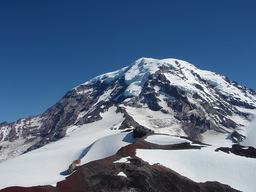
#> input picture Fast/set1-1.png, 256 x 192 px, shrunk from 517 x 388 before the run
$ python Test_detector.py
#> lines starting #> are read from the running program, lines starting #| are printed output that depends on the picture; after the words box and inside, x2 and y2 are one past the last pixel; in counts of white or black regions, pixels touching at a corner belong together
### Fast/Fast_detector.py
import numpy as np
import scipy as sp
import scipy.signal as sg
import matplotlib.pyplot as plt
import imageio as imio
import ShowCorners as sc

def Fast_detector(Im):
# [5 lines of commented-out code are left out]

    size_r= Im.shape[0];
    size_c= Im.shape[1];
##    Threeshold ou seuil
##    Plus ce seuil augmente plus on diminue le nombre de coins détecter.
    Thresh = 100;
    cornersR=[];
    cornersC=[];
    n=9; # n=9 best repeatability result
    Allcorner=np.zeros((size_r,size_c));

##    Allcorner : initialisation d'un tableau à zéro qui reçoit des 1 quand on
##    détecte un coin
##
##                  15 0 1
##               14        2
##             13            3
##             12      X     4
##             11            5
##               10        6
##                  9 8 7
##

    for i in range(4,size_r-3):    # 4 pour éviter les effets de bord
        for j in range(4,size_c-3):
            point=[Im[i-3][j],Im[i-3][j+1],Im[i-2][j+2],Im[i-1][j+3],Im[i][j+3],Im[i+1][j+3],Im[i+2][j+2],Im[i+3][j+1],Im[i+3][j],Im[i+3][j-1],Im[i+2][j-2],Im[i+1][j-3],Im[i][j-3], Im[i-1][j-3], Im[i-2][j-2], Im[i-3][j-1]];
                 #vérification pixel 1 et9
            if (point[0]>(Im[i][j]-Thresh) and point[0] <(Im[i][j]+ Thresh) and point[8]>(Im[i][j]-Thresh) and point[8]<(Im[i][j]+ Thresh)):
                a=1;

            else:

                ##  vérification pixel 5 et 13
                if (point[4]>(Im[i][j]-Thresh) and point[4]<(Im[i][j]+Thresh) and point[12]>(Im[i][j]-Thresh) and point[12]<(Im[i][j]+Thresh) ):
                    a=1;
                else:
                    dark=0;
                    ligth=0;
                    for k in range(0,4): #0 1 2 3
                        if ( point[4*k]>(Im[i][j]+Thresh) ):
                            ligth=ligth+1;
                        elif point[4*k]<(Im[i][j]-Thresh):
                            dark=dark+1;
##                    print(dark,ligth)
                    if (dark >=3 or ligth >=3):
                        #print("d or l")
                        countD=0;
                        countL=0;
                        point = point+point[0:9]

                        for c in range(0,len(point)):
                            if point[c]>=(Im[i][j]+Thresh) :
                                    countL=countL+1;
                                    countD = 0;
                            elif point[c]<=(Im[i][j]-Thresh):
                                    countD=countD+1;
                                    countL = 0;
                            else:
                                countD=0;
                                countL=0;
                            #print(countD,countL,n)
                            if (countD>=n or countL>=n):
##                                print(countD,countL)
##                                print(point)
                                cornersR.append(i);
                                cornersC.append(j);
                                Allcorner[i][j]=1;
                                #print("corner detect")
                                break; ## evite les points multiple


##
##    Mask:         1  2  3
##                  8  p  4
##                  7  6  5
##     [Im(i-1,j-1) Im(i-1,j) Im(i-1,j+1) Im(i,j+1) Im(i+1,j+1) Im(i+1,j) Im(i+1,j-1) Im(i,j-1)]
##     All=[cornersR;cornersC];

##
##    élimination des non maximaux
##

    Threshtmp=Thresh;
    for i in range(0,size_r):
        for j in range(0,size_c):
            if Allcorner[i][j]!=0:
##                print(Thresh,Threshtmp)
                Thresh=Threshtmp;

                # masqueAll : masque 3x3 autour de chaque potentiel coin
                maskAll=[Allcorner[i-1][j-1],Allcorner[i-1][j],Allcorner[i-1][j+1],Allcorner[i][j+1],Allcorner[i+1][j+1],Allcorner[i+1][j],Allcorner[i+1][j-1],Allcorner[i][j-1]];
                if sum(maskAll)>0: # on somme les valeurs autour du masque et on passe dans la boucle
                                     # seulement si il y'a des voisins.
                    #mask=[Im(i-1,j-1) Im(i-1,j) Im(i-1,j+1) Im(i,j+1) Im(i+1,j+1) Im(i+1,j) Im(i+1,j-1) Im(i,j-1)];
                    #mask2 est un masque qui correspond en fait au cercle de
                    #16 pixel
                    mask2=[Im[i-3][j],Im[i-3][j+1],Im[i-2][j+2],Im[i-1][j+3],Im[i][j+3],Im[i+1][j+3],Im[i+2][j+2],Im[i+3][j+1],Im[i+3][j],Im[i+3][j-1],Im[i+2][j-2],Im[i+1][j-3],Im[i][j-3],Im[i-1][j-3],Im[i-2][j-2],Im[i-3][j-1]];
                    Vmin=sum(abs((mask2)-Im[i][j]));
                    Vtot=[[],[],[]];
                    V=0;
                    while sum(maskAll)>0 and Vmin>0: #% si il y'a plusieur candidat en tant que coins
                       for ii in range(i-1,i+2): # i-1 i i+1
                           for jj in range(j-1,j+2): #%% parcours du masque 3x3
                               if Allcorner[ii][jj]!=0 and (ii!=i or jj!=j):

                                   mask2=[Im[ii-3][jj],Im[ii-3][jj+1],Im[ii-2][jj+2],Im[ii-1][jj+3],Im[ii][jj+3],Im[ii+1][jj+3],Im[ii+2][jj+2],Im[ii+3][jj+1],Im[ii+3][jj],Im[ii+3][jj-1],Im[ii+2][jj-2],Im[ii+1][jj-3],Im[ii][jj-3],Im[ii-1][jj-3],Im[ii-2][jj-2],Im[ii-3][jj-1]];
                                   # pour chaque point on test le critère
                                   for kk in range(0,16):

                                        if ( mask2[kk]-Im[ii][jj] )>Thresh:
                                            #%V=sum(abs((mask2)-Im(ii,jj)));
                                            V= V+mask2[kk]-Im[ii][jj];
                                        elif ( Im[ii][jj] - mask2[kk])>Thresh:
                                            V= V+Im[ii][jj]-mask2[kk];

                                        # somme des différence du masque au point p du centre
                                   Vtot[0].append(V);
                                   Vtot[1].append(ii);
                                   Vtot[2].append(jj);
                                   V=0;

                       val=min(Vtot[1]);
                       idx = Vtot[1].index(min(Vtot[1]))
                       im=Vtot[1][idx];
                       jm=Vtot[2][idx];
                       Allcorner[im][jm]=0;
                       # On réafecte le mask 3x3 avec les valeurs supprimés
                       maskAll=[Allcorner[i-1][j-1],Allcorner[i-1][j],Allcorner[i-1][j+1],Allcorner[i][j+1],Allcorner[i+1][j+1],Allcorner[i+1][j],Allcorner[i+1][j-1],Allcorner[i][j-1]];
                       # On augmente le seuil avec la valeur Vmin pour
                       # pouvoir éliminer petit à petit les non-maximaux
                       Thresh=Thresh+Vmin;
                       Vtot=[[],[],[]];

##    print(Allcorner)
    findone= np.where(Allcorner == 1);
    idr= findone[0]
    idc= findone[1]


##    return(cornersR,cornersC)
    return(idr,idc,cornersR,cornersC)

### Fast/Appariement.py
import numpy as np
import scipy as sp
import scipy.signal as sg
import matplotlib.pyplot as plt
import Fast_detector as Fd
import ShowCorners as sc
import imageio as imio

def Appariement(Im1,Im2):

##    # Show corners
##    Fast1 = sc.ShowCorners(idr1,idc1,Im1);
##    Fast2 = sc.ShowCorners(idr2,idc2,Im2);
    #Find match

    # Passage Im1 vers Im2
    posr1,posc1,bestr,bestc = match(Im1,Im2)
    # Passage Im2 vers Im1
    posr2,posc2,bestr2,bestc2 = match(Im2,Im1)

    idr_app1 = []
    idc_app1 = []
    idr_app2 = []
    idc_app2 = []

    for i in range(0,len(posr1)):
        for j in range(0,len(posr2)):
            if posr1[i]== bestr2[j] and posc1[i]== bestc2[j] and bestr[i]== posr2[j] and bestc[i]== posc2[j]:
                   idr_app1.append(posr1[i])
                   idc_app1.append(posc1[i])
                   idr_app2.append(bestr[i])
                   idc_app2.append(bestc[i])

    showMatches(Im1,Im2,posr1,posc1,bestr,bestc)
    showMatches(Im2,Im1,posr2,posc2,bestr2,bestc2)
    showMatches(Im1,Im2,idr_app1,idc_app1,idr_app2,idc_app2)
    print(len(posr1),len(posr2),len(idr_app1))

    return idr_app1,idc_app1,idr_app2,idc_app2

def match(Im1,Im2):
    # Détection des coins
    idr1,idc1,cornersR1,cornersC1=Fd.Fast_detector(Im1)
    idr2,idc2,cornersR2,cornersC2=Fd.Fast_detector(Im2)
    plt.figure()
    plt.subplot(1,2,1)
    plt.imshow(sc.ShowCorners(idr1,idc1,Im1))
    plt.subplot(1,2,2)
    plt.imshow(sc.ShowCorners(idr2,idc2,Im2))

    size_r1= Im1.shape[0];
    size_c1= Im1.shape[1];
    size_r2= Im2.shape[0];
    size_c2= Im2.shape[1];
    bestr=[];
    bestc=[];
    posr1=[];
    posc1=[];
    N=2

    for i in range(0,len(idr1)):
        allZMSSD=[]
        row1=idr1[i]
        col1=idc1[i]
        if row1>N and col1>N and row1< size_r1-N and col1< size_c1-N:
            # test des effets de bords
            mask1=[]
            #mask1=[Im1(row1,col1) Im1(row1-1,col1-1) Im1(row1-1,col1) Im1(row1-1,col1+1) Im1(row1,col1+1) Im1(row1+1,col1+1) Im1(row1+1,col1) Im1(row1+1,col1-1) Im1(row1,col1-1)];
            for ii in range(-N,N+1):
                  for jj in range(-N,N+1):
                     mask1.append(Im1[row1+ii][col1+jj])

            mu1=np.mean(mask1)

            for j in range(0,len(idr2)):

                row2=idr2[j];
                col2=idc2[j];
                if row2>N and col2>N and row2< size_r2-N and col2< size_c2-N:
                    mask2=[];
                    for ii in range(-N,N+1):
                        for jj in range(-N,N+1):
                            mask2.append( Im2[row2+ii][col2+jj] )

                  #mask2=[Im2(row2,col2) Im2(row2-1,col2-1) Im2(row2-1,col2) Im2(row2-1,col2+1) Im2(row2,col2+1) Im2(row2+1,col2+1) Im2(row2+1,col2) Im2(row2+1,col2-1) Im2(row2,col2-1)];
                    mu2=np.mean(mask2)
        #         zero-mean-sum of squared distance -> ZMSSD
                    ZMSSD=sum( ((mask2-mu2)-(mask1-mu1))**2 )

                  #ZMSSD1=[ZMSSD1 [ZMSSD;double(Im1(row1,col1));double(Im2(row2,col2))]];
                    allZMSSD.append(ZMSSD)

            if min(allZMSSD)<10000:
                idx = allZMSSD.index(min(allZMSSD))
                posr1.append(row1)
                posc1.append(col1)
                bestr.append(idr2[idx])
                bestc.append(idc2[idx])
    return (posr1,posc1,bestr,bestc)

def showMatches(Im1,Im2,posr1,posc1,posr2,posc2):
    size_r1= Im1.shape[0]
    size_c1= Im1.shape[1]
    size_r2= Im2.shape[0]
    size_c2= Im2.shape[1]

    #Concatenation
    imAp=np.concatenate([Im1,Im2],axis=1)
    posc2loc = np.array(posc2) + size_c1
    plt.figure()
    plt.title('Im_match')
##    plt.plot([posc1[0],posc2loc[0]],[posr1[0],posr2[0]], 'ro-')
    for i in range(0,len(posr1)):
        plt.plot([posc1[i],posc2loc[i]],[posr1[i],posr2[i]], 'ro-')
    plt.gray()
    plt.imshow(imAp)

### Fast/ShowCorners.py
import numpy as np
import scipy as sp
import scipy.signal as sg
import matplotlib.pyplot as plt
import imageio as imio
import ShowCorners as sc
## posr & posc == list des coordonnée des pixels coin ex:[100,105,145] [88,99,156]
# Donc de même taille

def ShowCorners(posr, posc, im):

    if len(im.shape)==3:
        print("Must be a gray image - colored given")
        return

    imResult =  np.stack( (im,)*3, axis=-1)

    for i in range(0,len(posr)):
        r = posr[i];
##        print(r)
        c = posc[i];
##        print(c)
        for j in range(r-1,r+2):
            imResult[j][c][0]=255
            imResult[j][c][1]=0
            imResult[j][c][2]=0
        for j in range(c-1,c+2):
            imResult[r][j][0]=255
            imResult[r][j][1]=0
            imResult[r][j][2]=0
    return imResult.astype(np.uint8)

# [12 lines of commented-out code are left out]

### Fast/Homographie.py
import numpy as np
import scipy as sp
import scipy.signal as sg
import matplotlib.pyplot as plt
import imageio as imio
import ShowCorners as sc
import Fast_detector as Fd
import Appariement as app
from numpy.linalg import inv


# nearest neighbors interpolation
def nearest_neighbors(i, j, M, T_inv,h,minX,minY):
    ##w = i*h[6] + j*h[7] + h[8]
    x_max, y_max = M.shape[0] - 1, M.shape[1] - 1
    xw, yw, zw = T_inv @ np.array([i,j,1])
   ## print(zw)
    x = xw/zw
    y = yw/zw

    if np.floor(x) == x and np.floor(y) == y:
        x, y = int(x), int(y)
        return M[x, y]
    if np.abs(np.floor(x) - x) < np.abs(np.ceil(x) - x):
        x = int(np.floor(x))
    else:
        x = int(np.ceil(x))
    if np.abs(np.floor(y) - y) < np.abs(np.ceil(y) - y):
        y = int(np.floor(y))
    else:
        y = int(np.ceil(y))
    if x > x_max or y > y_max or x < 0 or y < 0:
        return 0.0

    return M[x, y]


# [4 lines of commented-out code are left out]

def Homographie(idr,idc,idr2,idc2,colored_image,colored_image2):

    n1 =0
    n2 =4
    X1 = idr[n1:n2]
    print(X1)
    Y1 = idc[n1:n2]
    X2 = idr2[n1:n2]
    Y2 = idc2[n1:n2]
    #colored_image = imio.imread('set1-1.png')
    gray_image = np.sum(colored_image*[0.2989, 0.5870 ,0.1140,0],axis=-1)

    #colored_image2 = imio.imread('set1-2.png')
    gray_image2 = np.sum(colored_image2*[0.2989, 0.5870 ,0.1140,0],axis=-1)

    MatA= np.array([[X1[0],Y1[0],1,0,0,0,-X2[0]*X1[0],-X2[0]*Y1[0]],
                   [0,0,0 ,X1[0],Y1[0],1,-Y2[0]*X1[0],-Y2[0]*Y1[0]],
                   [X1[1],Y1[1],1,0,0,0,-X2[1]*X1[1],-X2[1]*Y1[1]],
                   [0,0,0 ,X1[1],Y1[1],1,-Y2[1]*X1[1],-Y2[1]*Y1[1]],
                   [X1[2],Y1[2],1,0,0,0,-X2[2]*X1[2],-X2[2]*Y1[2]],
                   [0,0,0 ,X1[2],Y1[2],1,-Y2[2]*X1[2],-Y2[2]*Y1[2]],
                   [X1[3],Y1[3],1,0,0,0,-X2[3]*X1[3],-X2[3]*Y1[3]],
                   [0,0,0 ,X1[3],Y1[3],1,-Y2[3]*X1[3],-Y2[3]*Y1[3]]])

    U, D, Vt = np.linalg.svd(MatA,full_matrices=True)
    b = [X2[0],Y2[0],X2[1],Y2[1],X2[2],Y2[2],X2[3],Y2[3]]
    bprim= np.dot(U.transpose(),b)

    y = np.divide(bprim,D)
    h = np.dot(Vt.transpose(),y)

    h = np.append(h,1)
    print("h: \n",h)
    H = h.reshape(3,3)

    print("H:\n", H)

    newimage = gray_image;
    row = gray_image.shape[0]
    col = gray_image.shape[1]


    #x'= h00x+h01y+h02 / h20x+h21y+h22
    #y'= h10x+h11y+h12 / h20x+h21y+h22
    zerosMat  = np.zeros((row,col))
    print(zerosMat.shape)
    print(gray_image.shape)
    findpos = np.where(zerosMat == 0);
    idr= findpos[0]
    print(idr)
    idc= findpos[1]
    print(h)
    for i  in range(0,len(idr)):
        xprim= (h[0]*idr[i]  +  h[1]*idc[i]  + h[2] ) / (h[6]*idr[i]   +  h[7]*idc[i]   + h[8] )
        yprim= (h[3]*idr[i]  +  h[4]*idc[i]  + h[5] ) / (h[6]*idr[i]   +  h[7]*idc[i]   + h[8] )
        idr[i] = xprim
        idc[i] = yprim


    print("max idr: ",np.max(idr))
    print("min idr: ",np.min(idr))
    print("max idc: ",np.max(idc))
    print("min idc: ",np.min(idc))

    nbx = np.abs(np.maximum(np.max(idr),row))+np.abs(np.minimum(np.min(idr),0))
    nby = np.abs(np.maximum(np.max(idc),col))+np.abs(np.minimum(np.min(idc),0))

    #nbx = np.maximum(np.abs(np.max(idr)),np.abs(row-np.min(idr)))
    #nby = np.maximum(np.abs(np.max(idc)),np.abs(col-np.min(idc)))

    print("nbx= ",nbx)
    print("nby= ",nby)
    newShape = np.zeros((nbx,nby))
    img_T = np.zeros((nbx,nby))

    duplicateMat = np.zeros((nbx,nby))
    minY = np.abs(np.minimum(np.min(idc),0))
    minY_1 = int(np.minimum(np.min(idc),0))
    maxY = np.abs(np.maximum(np.max(idc),col))
    minX = np.abs(np.minimum(np.min(idr),0))
    minX_1 = int(np.minimum(np.min(idr),0))
    maxX = np.abs(np.maximum(np.max(idr),row))

    if(np.min(idr)< 0):
        idr = idr + minX -1
    else:
        idr = idr + minX
    if(np.min(idc)< 0):
        idc = idc + minY -1
    else:
        idc = idc + minY
    print(len(idr))

    row2 = gray_image2.shape[0]
    col2 = gray_image2.shape[1]
    for i  in range(0,row2):
        for j in range(0,col2):
            #print(i*col2+j)
            newShape[idr[i*col2+j]][idc[i*col2+j]] =   gray_image[i][j]
            img_T[idr[i*col2+j]][idc[i*col2+j]] = gray_image[i][j]
    for i  in range(0,row):
        for j in range(0,col):
            newShape[i+minX][j+minY] = gray_image2[i][j]

    ##Backward Transform
    T = np.array(H)
    T_inv = np.linalg.inv(T)
    print("H :\n",H)
    print("H_inv :\n",T_inv)
    img_nn = np.empty((img_T.shape[0], img_T.shape[1], 4), dtype=np.uint8)
    for i, row in enumerate(img_T):
        for j, col in enumerate(row):
            img_nn[i, j, :] = nearest_neighbors(i+minX_1, j+minY_1, colored_image, T_inv,h,minX,minY)

    for i, row in enumerate(gray_image2):
        for j, col in enumerate(row):
            img_nn[i-minX_1, j-minY_1, :] = colored_image2[i][j]


    plt.figure(figsize=(5, 5))
    plt.imshow(img_nn)


    plt.figure()
    plt.gray()
    plt.imshow(img_T)
    plt.figure()
    plt.gray()

    plt.subplot(2,2,3)
    plt.imshow(newShape)
    plt.subplot(2,2,4)
    plt.imshow(img_nn)
    plt.subplot(2,2,1)
    plt.imshow(gray_image)
    plt.subplot(2,2,2)
    plt.imshow(gray_image2)

    #plt.show()

    return img_nn

### Fast/Test_detector.py
import numpy as np
import scipy as sp
import scipy.signal as sg
import matplotlib.pyplot as plt
import imageio as imio
import ShowCorners as sc
import Fast_detector as Fd
import Appariement as app
import Homographie as Hmg

##Test ShowCorners
colored_image = imio.imread('set1-1.png')
#> colored_image is the input picture: shape (192, 256, 4); mean R, G, B, A 88.8, 109.3, 135.7, 255
gray_image = np.sum(colored_image*[0.2989, 0.5870 ,0.1140,0],axis=-1)
colored_image2 = imio.imread('set1-2.png')
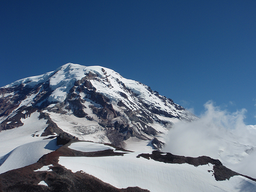
#> input picture Fast/set1-2.png, 256 x 192 px, shrunk from 517 x 388 before the run
#> colored_image2 is the input picture: shape (192, 256, 4); mean R, G, B, A 86, 107.9, 134.4, 255
gray_image2 = np.sum(colored_image2*[0.2989, 0.5870 ,0.1140,0],axis=-1)

# [19 lines of commented-out code are left out]

print(colored_image.shape)
#| (192, 256, 4)
##print(np.where(gray_image>0))

idr_app1,idc_app1,idr_app2,idc_app2 = app.Appariement(gray_image,gray_image2)
#> after the loop in Fast_detector, `for i in range(4,size_r-3):`:
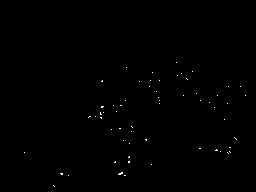
#> Allcorner: shape (192, 256) float64; values 0 (black) and 1 (white), 0.22% white in thin lines or dots, all inside (x1, y1, x2, y2) = (24, 62, 246, 187)
#> after the loop in Fast_detector, `for i in range(4,size_r-3):`: cornersC = 110 values, max 245 at index 21, min 24 at index 76, mean 143.6; cornersR = 110 values from 62 to 186
#> after the loop in Fast_detector, `for i in range(0,size_r):`: V = 0; Vmin = 1860.8; Vtot = [[], [], []]; idx = 0; im = 186; jm = 54; mask2 = [194.9, 209.4, 129.8, 34.93, 40.21, 46.64, 47.84, 50.3, 48.89, 52.02, 55.6, 56.71, 48.66, 137, 212.2, 190.5]; val = 186
#> in Fast_detector, `findone= np.where(Allcorner == 1);`: findone = 66 positions, rows 62 to 185, columns 24 to 245
#> in Fast_detector, `idr= findone[0]`: idr = 66 values from 62 to 185
#> in Fast_detector, `idc= findone[1]`: idc = 66 values, max 245 at index 18, min 24 at index 53, mean 151.5
#> in match, `idr1,idc1,cornersR1,cornersC1=Fd.Fast_detector(Im1)`: idr1 = 66 values from 62 to 185; idc1 has the same summary as idc in Fast_detector; cornersR1 = 110 values from 62 to 186; cornersC1 has the same summary as cornersC in Fast_detector
#> in match, `idr2,idc2,cornersR2,cornersC2=Fd.Fast_detector(Im2)`: idr2 = 67 values from 70 to 184; idc2 = 67 values, max 209 at index 55, min 8 at index 36, mean 88.73; cornersR2 = 100 values from 70 to 185; cornersC2 = 100 values, max 210 at index 77, min 8 at index 46, mean 86.3
#> the loop in ShowCorners, `for i in range(0,len(posr)):` made 66 passes
#> (r, c) on passes 1 to 8: (62, 176), (67, 126), (71, 192), (72, 152), (73, 181), (75, 177), (78, 186), (80, 102)
#> after the loop in ShowCorners, `for i in range(0,len(posr)):`:
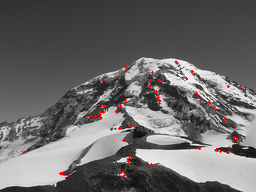
#> imResult: shape (192, 256, 3) float64; mean of channels 0, 1, 2 106.9, 105.3, 105.3; drawn as R, G, B
#> the loop in ShowCorners (call 2), `for i in range(0,len(posr)):` made 67 passes
#> (r, c) on passes 1 to 8: (70, 102), (73, 94), (75, 103), (79, 117), (84, 80), (85, 24), (85, 107), (86, 112)
#> after the loop in ShowCorners (call 2), `for i in range(0,len(posr)):`:
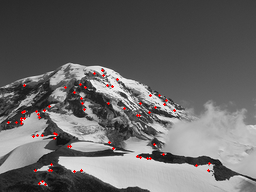
#> imResult: shape (192, 256, 3) float64; mean of channels 0, 1, 2 105.1, 103.4, 103.4; drawn as R, G, B
#> the loop in match, `for i in range(0,len(idr1)):` made 66 passes
#> (row1, col1, mu1, idx) on passes 3, 23, 31, 32, 33, 34, 35, 36: (71, 192, 167.6, 3), (100, 200, 125.9, 21), (107, 214, 124, 30), (111, 116, 117.9, 32), (112, 100, 115.4, 33), (112, 103, 148.7, 34), (114, 100, 146.4, 35), (116, 89, 92.18, 36)
#> after the loop in match, `for i in range(0,len(idr1)):`: bestc = [117, 124, 137, 39, 21, 24, 21, 8, 21, 54, 147, 51, 42, 45]; bestr = [79, 108, 115, 117, 118, 118, 120, 122, 123, 138, 158, 164, 181, 184]; posc1 = [192, 200, 214, 116, 100, 103, 100, 89, 100, 131, 227, 129, 121, 124]; posr1 = [71, 100, 107, 111, 112, 112, 114, 116, 117, 131, 152, 156, 172, 175]
#> the loop in match (call 2), `for i in range(0,len(idr1)):` made 67 passes
#> the loop in Appariement, `for i in range(0,len(posr1)):` made 14 passes
#> the loop in showMatches, `for i in range(0,len(posr1)):` made 14 passes
#> the loop in showMatches (call 2), `for i in range(0,len(posr1)):` made 14 passes
#| 14 14 14
print(len(idr_app1), "  " , len(idc_app2))
#| 14    14
#print(idr_app1,idc_app1)
# si app(im1,im2) -> hmg(idr1,idc1,idr2,idc2,colimg1,colimg2)
# si app(im2,im1) -> hmg(idr2,idc2,idr1,idc1,colimg1,colimg2)
img_homographie = Hmg.Homographie(idr_app1,idc_app1,idr_app2,idc_app2,colored_image,colored_image2)
#| [71, 100, 107, 111]
#| h:
#|  [ 1.33446960e+00  1.27416801e-01 -2.13281127e+01  8.21856198e-02
#|   1.32974969e+00 -1.16180781e+02  9.64087730e-04  8.88428693e-04
#|   1.00000000e+00]
#| H:
#|  [[ 1.33446960e+00  1.27416801e-01 -2.13281127e+01]
#|  [ 8.21856198e-02  1.32974969e+00 -1.16180781e+02]
#|  [ 9.64087730e-04  8.88428693e-04  1.00000000e+00]]
#| (192, 256)
#| (192, 256)
#> (printed output is left out)
#| [ 1.33446960e+00  1.27416801e-01 -2.13281127e+01  8.21856198e-02
#|   1.32974969e+00 -1.16180781e+02  9.64087730e-04  8.88428693e-04
#|   1.00000000e+00]
#| max idr:  197
#| min idr:  -21
#| max idc:  181
#| min idc:  -116
#| nbx=  218
#| nby=  372
#| 49152
#> after the loop in Homographie, `for i  in range(0,row):`:
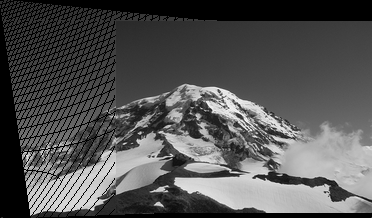
#> newShape: shape (218, 372) float64; min 0, max 254.4, mean 83.2
#| H :
#|  [[ 1.33446960e+00  1.27416801e-01 -2.13281127e+01]
#|  [ 8.21856198e-02  1.32974969e+00 -1.16180781e+02]
#|  [ 9.64087730e-04  8.88428693e-04  1.00000000e+00]]
#| H_inv :
#|  [[ 7.48953419e-01 -7.64991232e-02  7.08603509e+00]
#|  [-1.01497257e-01  7.08219343e-01  8.01167313e+01]
#|  [-6.31883727e-04 -5.55450519e-04  9.21990438e-01]]
#> after the loop in Homographie, `for i, row in enumerate(gray_image2):`:
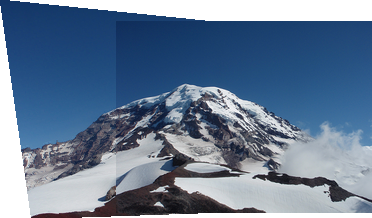
#> img_nn: shape (218, 372, 4); mean R, G, B, A 71.6, 92.4, 118, 223.4; transparent parts drawn white


# [9 lines of commented-out code are left out]
idr,idc,cornersR,cornersC=Fd.Fast_detector(gray_image)
##
plt.figure(figsize = (5,5))
plt.gray()
plt.subplot(1,2,1);
Fast = sc.ShowCorners(cornersR,cornersC,gray_image);
print(len(cornersR))
#| 110
plt.imshow(Fast)
plt.title('Algo Fast');
plt.subplot(1,2,2);
Nmax = sc.ShowCorners(idr,idc,gray_image);
print(len(idr))
#| 66
plt.title('Algo Fast - Elimination des non maximum');
plt.imshow(Nmax)
plt.show()
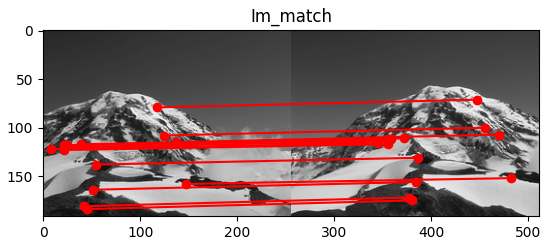
#> figure drawn by matplotlib, 1 panel


##print(gray_image.shape[0])
##print(gray_image.shape[1])
